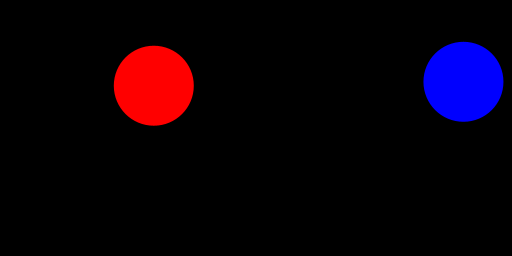
Frame 1 (no input)
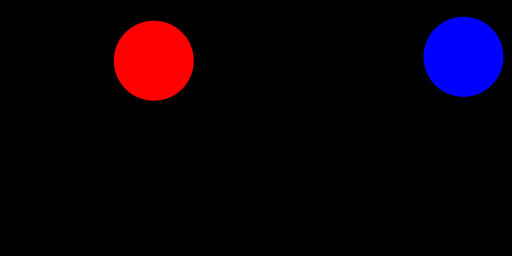
Frame 60 (the mouse pressed at the canvas centre just before this capture)
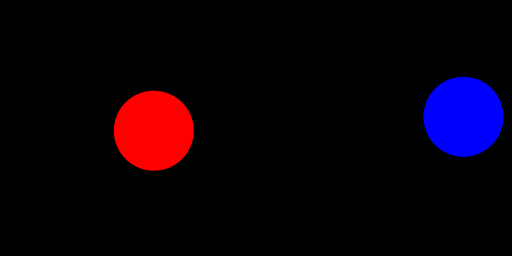
Frame 120 (the mouse held since frame 60 and released just before this capture)

The Processing sketch that drew these frames (run headless with seeded random() and noise(); from frame 60 on, the mouse is pressed at the canvas centre):

// Processing sketch: Compito_A
// ── Compito_A.pde
Ball ab;
Hyperball b;

void setup()
{
  size(512,256);
  ab = new Ball(random(40,width/2-40),random(40,height-40),40,5);
  

  b = new Hyperball(random(width/2+40,width-40),random(40,height-40),40,5,color(0,0,255));
}

void draw()
{
  background(0);
  ab.run();
  b.run();
}

void reset()
{
  ab = new Ball(random(40,width/2-40),random(40,height-40),40,5);
  b = new Hyperball(random(width/2+40,width-40),random(40,height-40),40,5,color(0,0,255));
}

void keyPressed()
{
  if(key == 'R' || key == 'r')
  reset();
}

// ── Ball.pde
class Ball
{
  float posX, posY, r, sy;
  
  Ball(float x, float y, float r, float sy)
  {
    this.posX = x;
    this.posY = y;
    this.r = r;
    this.sy = sy;
  }
  
  void display()
  {
    noStroke();
    fill(255,0,0);
    circle(posX,posY,r*2);
  }
  
  void move()
  {
    posY += sy;
  }
  
  void bounce()
  {
    if(posY < r || posY>height-r)
    {
      sy = -sy;
    }
  }
  
  void run()
  {
    display();
    move();
    bounce();
  }
};

// ── Hyperball.pde
class Hyperball extends Ball
{
  color c;
  
  Hyperball(float x, float y, float r, float sy, color c)
  {
    super(x,y,r,sy);
    this.c = c;
  }
  
  void display()
  {
     noStroke();
     float d = dist(mouseX,mouseY,posX,posY);
     
     if(d<r)
      fill(random(0,255),random(0,255),random(0,255));
     else
     fill(c);
     
     circle(posX,posY,r*2);
  }

};
